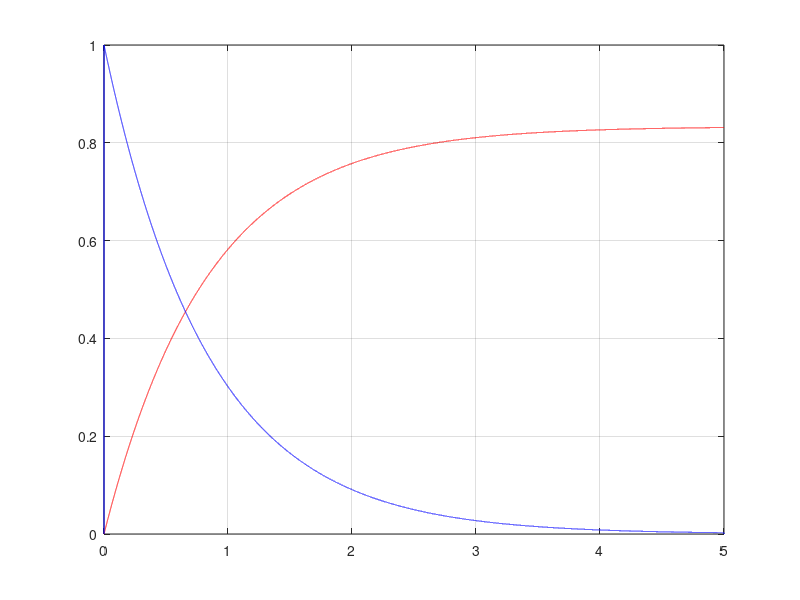

The MATLAB script that drew this image:
function edo_impulso_unitario

    p = 1.2;
    Dt = 0.0001;
    fs = 50000;
    NDt = fs;
    f = @ (t,y) 1 - p * y;

    t = zeros(NDt,1);
    y = zeros(NDt,1);

    t(1) = 0;
    y(1) = 0;
    # aproximación EDO por método euler explícito (adelante)
    for j=1: NDt - 1
        k1 = Dt*f(t(j),y(j));
        y(j+1) = y(j) + k1;
        t(j+1) = t(j) + Dt;
    endfor

    # calculo derivada primera central
    # y' = (-y(s-1) + 0*y(s) + y(s+1)) / (2*Dt);
    h = zeros (NDt,1);
    for j=2: NDt - 1
        h(j)= (-y(j-1) + y(j+1))/(2*Dt);
    endfor

    figure(1)
    plot(t,y,'r')
    hold on
    plot(t,h,'b')
    grid on;

endfunction
